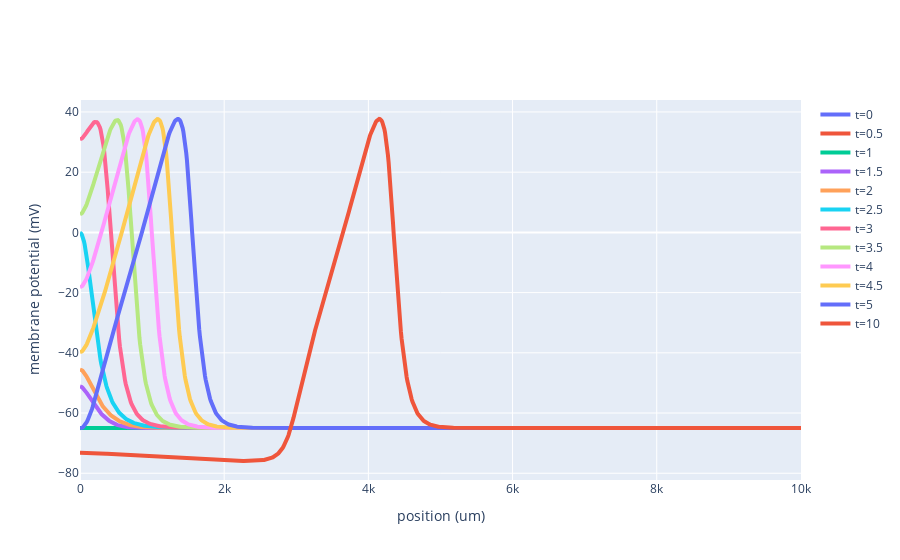

The cell this chart's notebook holds for it:
### Code cell
my_plot.show()

### Figure 1 — Plotly figure (JSON) as saved in the notebook; plotly's stock layout.template omitted (floating-point values rounded to 4 significant figures; data arrays with more than 128 entries replaced by an {"elided": "..."} marker saying what was removed)
{"data": [{"line": {"width": 4}, "mode": "lines", "name": "t=0", "type": "scatter", "x": {"elided": "1003 float values"}, "y": {"elided": "1003 int values"}}, {"line": {"width": 4}, "mode": "lines", "name": "t=0.5", "type": "scatter", "x": {"elided": "1003 float values"}, "y": {"elided": "1003 float values"}}, {"line": {"width": 4}, "mode": "lines", "name": "t=1", "type": "scatter", "x": {"elided": "1003 float values"}, "y": {"elided": "1003 float values"}}, {"line": {"width": 4}, "mode": "lines", "name": "t=1.5", "type": "scatter", "x": {"elided": "1003 float values"}, "y": {"elided": "1003 float values"}}, {"line": {"width": 4}, "mode": "lines", "name": "t=2", "type": "scatter", "x": {"elided": "1003 float values"}, "y": {"elided": "1003 float values"}}, {"line": {"width": 4}, "mode": "lines", "name": "t=2.5", "type": "scatter", "x": {"elided": "1003 float values"}, "y": {"elided": "1003 float values"}}, {"line": {"width": 4}, "mode": "lines", "name": "t=3", "type": "scatter", "x": {"elided": "1003 float values"}, "y": {"elided": "1003 float values"}}, {"line": {"width": 4}, "mode": "lines", "name": "t=3.5", "type": "scatter", "x": {"elided": "1003 float values"}, "y": {"elided": "1003 float values"}}, {"line": {"width": 4}, "mode": "lines", "name": "t=4", "type": "scatter", "x": {"elided": "1003 float values"}, "y": {"elided": "1003 float values"}}, {"line": {"width": 4}, "mode": "lines", "name": "t=4.5", "type": "scatter", "x": {"elided": "1003 float values"}, "y": {"elided": "1003 float values"}}, {"line": {"width": 4}, "mode": "lines", "name": "t=5", "type": "scatter", "x": {"elided": "1003 float values"}, "y": {"elided": "1003 float values"}}, {"line": {"width": 4}, "mode": "lines", "name": "t=10", "type": "scatter", "x": {"elided": "1003 float values"}, "y": {"elided": "1003 float values"}}], "layout": {"xaxis": {"title": {"text": "position (um)"}}, "yaxis": {"title": {"text": "membrane potential (mV)"}}}}
